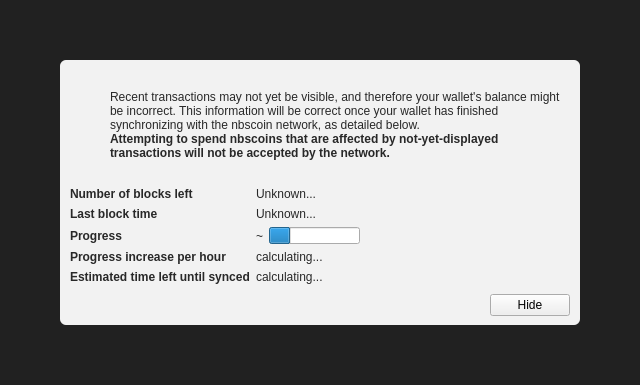
<?xml version="1.0" encoding="UTF-8"?>
<ui version="4.0">
 <class>ModalOverlay</class>
 <widget class="ModalOverlay" name="ModalOverlay">
  <property name="geometry">
   <rect>
    <x>0</x>
    <y>0</y>
    <width>640</width>
    <height>385</height>
   </rect>
  </property>
  <property name="windowTitle">
   <string>Form</string>
  </property>
  <layout class="QVBoxLayout" name="verticalLayout" stretch="0">
   <property name="sizeConstraint">
    <enum>QLayout::SetDefaultConstraint</enum>
   </property>
   <property name="leftMargin">
    <number>0</number>
   </property>
   <property name="topMargin">
    <number>0</number>
   </property>
   <property name="rightMargin">
    <number>0</number>
   </property>
   <property name="bottomMargin">
    <number>0</number>
   </property>
   <item>
    <widget class="QWidget" name="bgWidget" native="true">
     <property name="styleSheet">
      <string notr="true">#bgWidget { background: rgba(0,0,0,220); }</string>
     </property>
     <layout class="QVBoxLayout" name="verticalLayoutMain" stretch="1">
      <property name="leftMargin">
       <number>60</number>
      </property>
      <property name="topMargin">
       <number>60</number>
      </property>
      <property name="rightMargin">
       <number>60</number>
      </property>
      <property name="bottomMargin">
       <number>60</number>
      </property>
      <item>
       <widget class="QWidget" name="contentWidget" native="true">
        <property name="styleSheet">
         <string notr="true">#contentWidget { background: rgba(255,255,255,240); border-radius: 6px; }

QLabel { color: rgb(40,40,40);  }</string>
        </property>
        <layout class="QVBoxLayout" name="verticalLayoutSub" stretch="1,0,0,0">
         <property name="spacing">
          <number>0</number>
         </property>
         <property name="leftMargin">
          <number>10</number>
         </property>
         <property name="topMargin">
          <number>10</number>
         </property>
         <property name="rightMargin">
          <number>10</number>
         </property>
         <property name="bottomMargin">
          <number>10</number>
         </property>
         <item>
          <layout class="QHBoxLayout" name="horizontalLayoutIconText" stretch="0,1">
           <property name="topMargin">
            <number>20</number>
           </property>
           <item>
            <layout class="QVBoxLayout" name="verticalLayoutIcon">
             <property name="leftMargin">
              <number>0</number>
             </property>
             <item>
              <widget class="QPushButton" name="warningIcon">
               <property name="enabled">
                <bool>false</bool>
               </property>
               <property name="text">
                <string/>
               </property>
               <property name="icon">
                <iconset>
                 <normaloff>:/icons/warning</normaloff>
                 <disabledoff>:/icons/warning</disabledoff>:/icons/warning</iconset>
               </property>
               <property name="iconSize">
                <size>
                 <width>48</width>
                 <height>48</height>
                </size>
               </property>
               <property name="flat">
                <bool>true</bool>
               </property>
              </widget>
             </item>
             <item>
              <spacer name="verticalSpacerWarningIcon">
               <property name="orientation">
                <enum>Qt::Vertical</enum>
               </property>
               <property name="sizeHint" stdset="0">
                <size>
                 <width>20</width>
                 <height>40</height>
                </size>
               </property>
              </spacer>
             </item>
            </layout>
           </item>
           <item>
            <layout class="QVBoxLayout" name="verticalLayoutInfoText">
             <property name="leftMargin">
              <number>0</number>
             </property>
             <property name="topMargin">
              <number>0</number>
             </property>
             <item>
              <widget class="QLabel" name="infoText">
               <property name="text">
                <string>Recent transactions may not yet be visible, and therefore your wallet's balance might be incorrect. This information will be correct once your wallet has finished synchronizing with the nbscoin network, as detailed below.</string>
               </property>
               <property name="textFormat">
                <enum>Qt::RichText</enum>
               </property>
               <property name="wordWrap">
                <bool>true</bool>
               </property>
              </widget>
             </item>
             <item>
              <widget class="QLabel" name="infoTextStrong">
               <property name="font">
                <font>
                 <weight>75</weight>
                 <bold>true</bold>
                </font>
               </property>
               <property name="text">
                <string>Attempting to spend nbscoins that are affected by not-yet-displayed transactions will not be accepted by the network.</string>
               </property>
               <property name="textFormat">
                <enum>Qt::RichText</enum>
               </property>
               <property name="wordWrap">
                <bool>true</bool>
               </property>
              </widget>
             </item>
             <item>
              <spacer name="verticalSpacerInTextSpace">
               <property name="orientation">
                <enum>Qt::Vertical</enum>
               </property>
               <property name="sizeHint" stdset="0">
                <size>
                 <width>20</width>
                 <height>40</height>
                </size>
               </property>
              </spacer>
             </item>
            </layout>
           </item>
          </layout>
         </item>
         <item>
          <spacer name="verticalSpacerAfterText">
           <property name="orientation">
            <enum>Qt::Vertical</enum>
           </property>
           <property name="sizeHint" stdset="0">
            <size>
             <width>20</width>
             <height>40</height>
            </size>
           </property>
          </spacer>
         </item>
         <item>
          <layout class="QFormLayout" name="formLayout">
           <property name="fieldGrowthPolicy">
            <enum>QFormLayout::FieldsStayAtSizeHint</enum>
           </property>
           <property name="horizontalSpacing">
            <number>6</number>
           </property>
           <property name="verticalSpacing">
            <number>6</number>
           </property>
           <property name="topMargin">
            <number>10</number>
           </property>
           <item row="0" column="0">
            <widget class="QLabel" name="labelNumberOfBlocksLeft">
             <property name="font">
              <font>
               <weight>75</weight>
               <bold>true</bold>
              </font>
             </property>
             <property name="text">
              <string>Number of blocks left</string>
             </property>
            </widget>
           </item>
           <item row="0" column="1">
            <widget class="QLabel" name="numberOfBlocksLeft">
             <property name="text">
              <string>Unknown...</string>
             </property>
            </widget>
           </item>
           <item row="1" column="0">
            <widget class="QLabel" name="labelLastBlockTime">
             <property name="font">
              <font>
               <weight>75</weight>
               <bold>true</bold>
              </font>
             </property>
             <property name="text">
              <string>Last block time</string>
             </property>
            </widget>
           </item>
           <item row="1" column="1">
            <widget class="QLabel" name="newestBlockDate">
             <property name="sizePolicy">
              <sizepolicy hsizetype="Maximum" vsizetype="Preferred">
               <horstretch>0</horstretch>
               <verstretch>0</verstretch>
              </sizepolicy>
             </property>
             <property name="text">
              <string>Unknown...</string>
             </property>
            </widget>
           </item>
           <item row="2" column="0">
            <widget class="QLabel" name="labelSyncDone">
             <property name="font">
              <font>
               <weight>75</weight>
               <bold>true</bold>
              </font>
             </property>
             <property name="text">
              <string>Progress</string>
             </property>
            </widget>
           </item>
           <item row="2" column="1">
            <layout class="QHBoxLayout" name="horizontalLayoutSync" stretch="0,1">
             <item>
              <widget class="QLabel" name="percentageProgress">
               <property name="text">
                <string notr="true">~</string>
               </property>
              </widget>
             </item>
             <item>
              <widget class="QProgressBar" name="progressBar">
               <property name="value">
                <number>24</number>
               </property>
               <property name="format">
                <string/>
               </property>
              </widget>
             </item>
            </layout>
           </item>
           <item row="4" column="0">
            <widget class="QLabel" name="labelProgressIncrease">
             <property name="font">
              <font>
               <weight>75</weight>
               <bold>true</bold>
              </font>
             </property>
             <property name="text">
              <string>Progress increase per hour</string>
             </property>
            </widget>
           </item>
           <item row="4" column="1">
            <widget class="QLabel" name="progressIncreasePerH">
             <property name="text">
              <string>calculating...</string>
             </property>
            </widget>
           </item>
           <item row="5" column="0">
            <widget class="QLabel" name="labelEstimatedTimeLeft">
             <property name="font">
              <font>
               <weight>75</weight>
               <bold>true</bold>
              </font>
             </property>
             <property name="text">
              <string>Estimated time left until synced</string>
             </property>
            </widget>
           </item>
           <item row="5" column="1">
            <widget class="QLabel" name="expectedTimeLeft">
             <property name="text">
              <string>calculating...</string>
             </property>
            </widget>
           </item>
          </layout>
         </item>
         <item>
          <layout class="QHBoxLayout" name="horizontalLayoutButtons">
           <property name="leftMargin">
            <number>10</number>
           </property>
           <property name="topMargin">
            <number>10</number>
           </property>
           <item>
            <spacer name="horizontalSpacer">
             <property name="orientation">
              <enum>Qt::Horizontal</enum>
             </property>
             <property name="sizeHint" stdset="0">
              <size>
               <width>40</width>
               <height>20</height>
              </size>
             </property>
            </spacer>
           </item>
           <item>
            <widget class="QPushButton" name="closeButton">
             <property name="text">
              <string>Hide</string>
             </property>
            </widget>
           </item>
          </layout>
         </item>
        </layout>
       </widget>
      </item>
     </layout>
    </widget>
   </item>
  </layout>
 </widget>
 <customwidgets>
  <customwidget>
   <class>ModalOverlay</class>
   <extends>QWidget</extends>
   <header>modaloverlay.h</header>
   <container>1</container>
  </customwidget>
 </customwidgets>
 <resources/>
 <connections/>
</ui>
